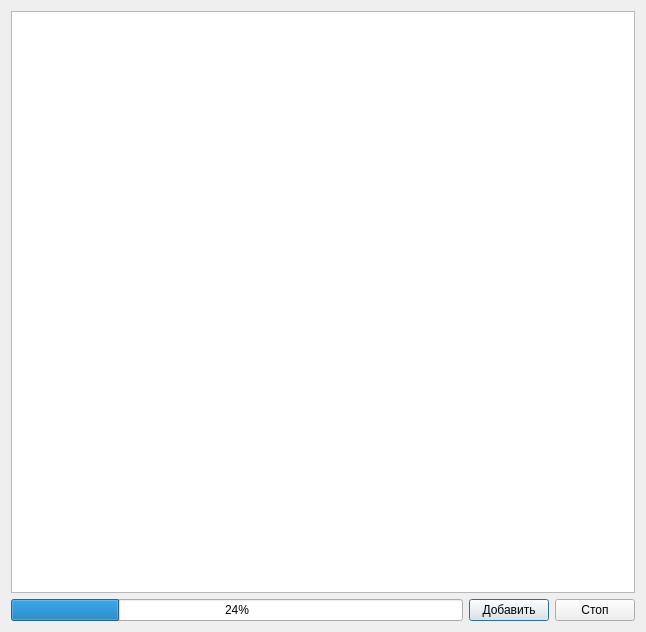
<?xml version="1.0" encoding="UTF-8"?>
<ui version="4.0">
 <class>Dialog</class>
 <widget class="QDialog" name="Dialog">
  <property name="geometry">
   <rect>
    <x>0</x>
    <y>0</y>
    <width>646</width>
    <height>632</height>
   </rect>
  </property>
  <property name="windowTitle">
   <string>Dialog</string>
  </property>
  <layout class="QGridLayout" name="gridLayout">
   <item row="0" column="0">
    <widget class="QListWidget" name="listWidget"/>
   </item>
   <item row="1" column="0">
    <layout class="QHBoxLayout" name="horizontalLayout">
     <item>
      <widget class="QProgressBar" name="progressBar">
       <property name="value">
        <number>24</number>
       </property>
      </widget>
     </item>
     <item>
      <widget class="QPushButton" name="pushButton_add">
       <property name="text">
        <string>Добавить</string>
       </property>
      </widget>
     </item>
     <item>
      <widget class="QPushButton" name="pushButton_stop">
       <property name="text">
        <string>Стоп</string>
       </property>
      </widget>
     </item>
    </layout>
   </item>
  </layout>
 </widget>
 <resources/>
 <connections/>
</ui>
